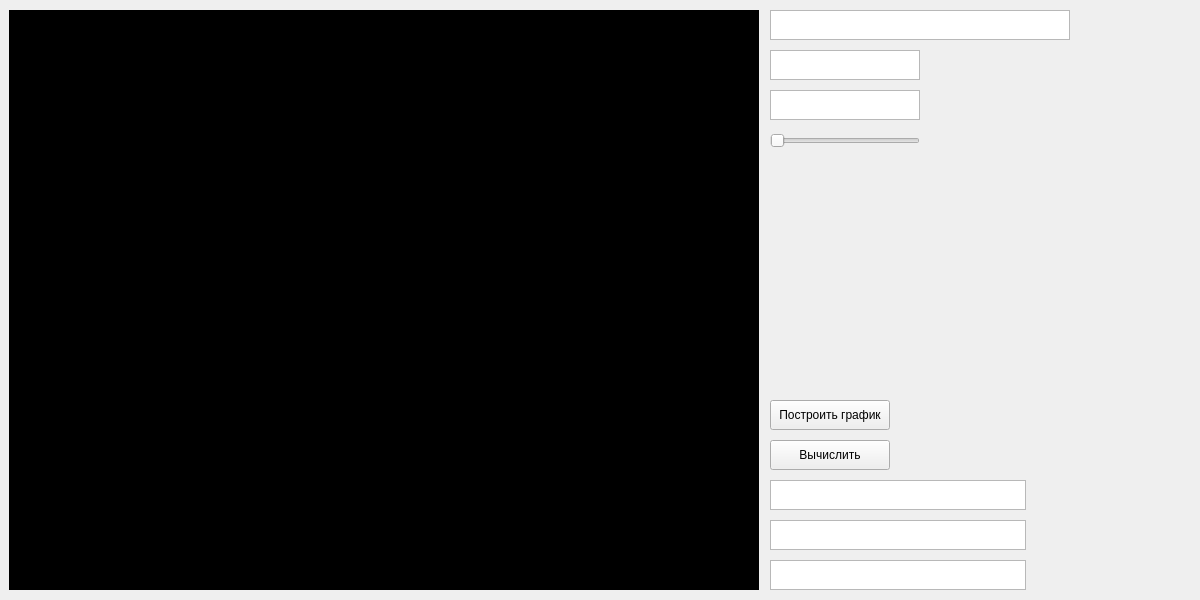
<?xml version="1.0" encoding="UTF-8"?>
<ui version="4.0">
 <class>MainWindow</class>
 <widget class="QMainWindow" name="MainWindow">
  <property name="geometry">
   <rect>
    <x>0</x>
    <y>0</y>
    <width>1200</width>
    <height>600</height>
   </rect>
  </property>
  <property name="windowTitle">
   <string>MainWindow</string>
  </property>
  <property name="styleSheet">
   <string notr="true"/>
  </property>
  <widget class="QWidget" name="centralwidget">
   <widget class="QTextEdit" name="equation">
    <property name="geometry">
     <rect>
      <x>770</x>
      <y>10</y>
      <width>300</width>
      <height>30</height>
     </rect>
    </property>
   </widget>
   <widget class="QTextEdit" name="bord_a">
    <property name="geometry">
     <rect>
      <x>770</x>
      <y>50</y>
      <width>150</width>
      <height>30</height>
     </rect>
    </property>
   </widget>
   <widget class="QTextEdit" name="bord_b">
    <property name="geometry">
     <rect>
      <x>770</x>
      <y>90</y>
      <width>150</width>
      <height>30</height>
     </rect>
    </property>
   </widget>
   <widget class="QSlider" name="num_seg">
    <property name="geometry">
     <rect>
      <x>770</x>
      <y>130</y>
      <width>150</width>
      <height>22</height>
     </rect>
    </property>
    <property name="orientation">
     <enum>Qt::Horizontal</enum>
    </property>
   </widget>
   <widget class="QPushButton" name="btn_graph">
    <property name="geometry">
     <rect>
      <x>770</x>
      <y>400</y>
      <width>120</width>
      <height>30</height>
     </rect>
    </property>
    <property name="styleSheet">
     <string notr="true"/>
    </property>
    <property name="text">
     <string>Построить график</string>
    </property>
   </widget>
   <widget class="QPushButton" name="btn_integral">
    <property name="geometry">
     <rect>
      <x>770</x>
      <y>440</y>
      <width>120</width>
      <height>30</height>
     </rect>
    </property>
    <property name="styleSheet">
     <string notr="true"/>
    </property>
    <property name="text">
     <string>Вычислить</string>
    </property>
   </widget>
   <widget class="QTextBrowser" name="result_rect">
    <property name="geometry">
     <rect>
      <x>770</x>
      <y>480</y>
      <width>256</width>
      <height>30</height>
     </rect>
    </property>
   </widget>
   <widget class="QTextBrowser" name="result_trap">
    <property name="geometry">
     <rect>
      <x>770</x>
      <y>520</y>
      <width>256</width>
      <height>30</height>
     </rect>
    </property>
   </widget>
   <widget class="QTextBrowser" name="result_Simp">
    <property name="geometry">
     <rect>
      <x>770</x>
      <y>560</y>
      <width>256</width>
      <height>30</height>
     </rect>
    </property>
   </widget>
   <widget class="QWidget" name="widget" native="true">
    <property name="geometry">
     <rect>
      <x>9</x>
      <y>10</y>
      <width>750</width>
      <height>580</height>
     </rect>
    </property>
    <property name="styleSheet">
     <string notr="true">background-color: rgb(0, 0, 0);</string>
    </property>
   </widget>
  </widget>
 </widget>
 <resources/>
 <connections/>
</ui>
